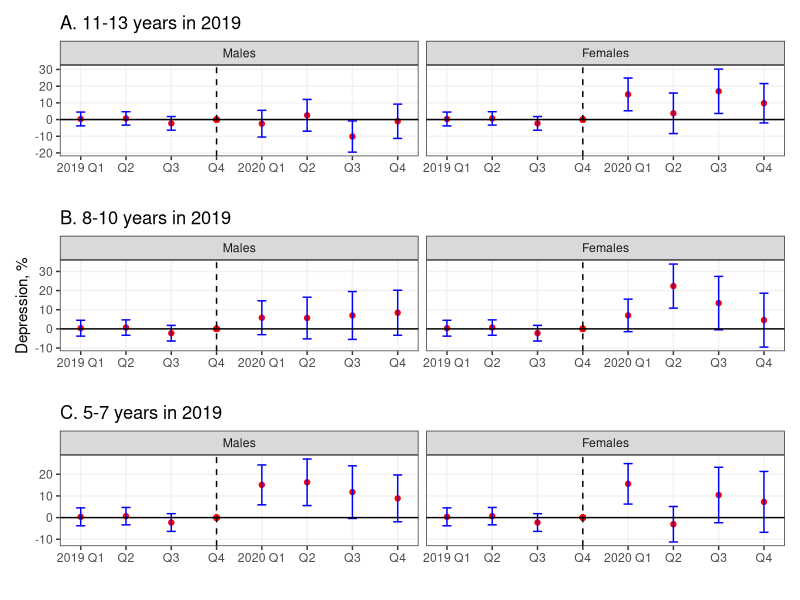
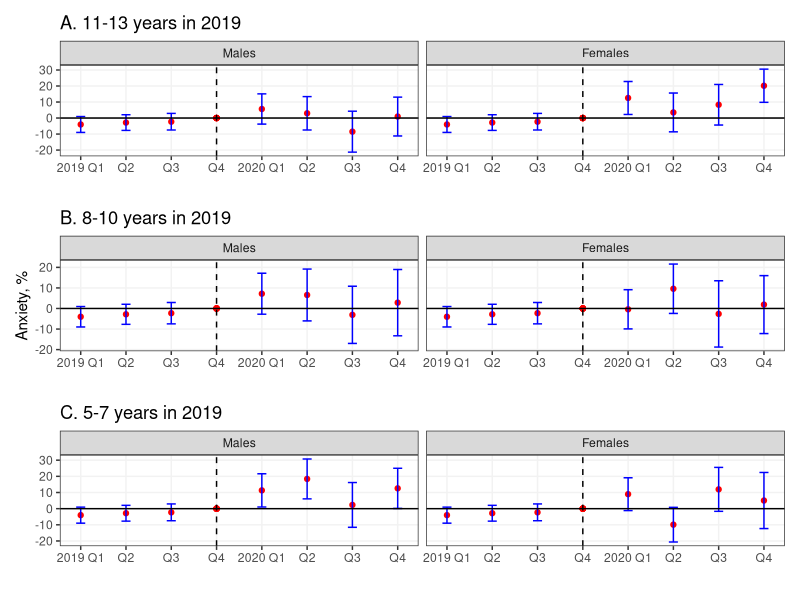
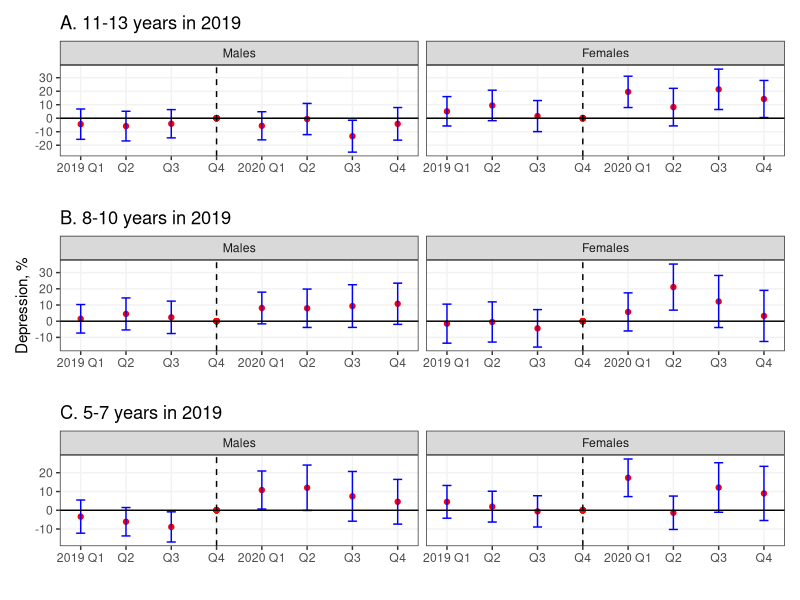
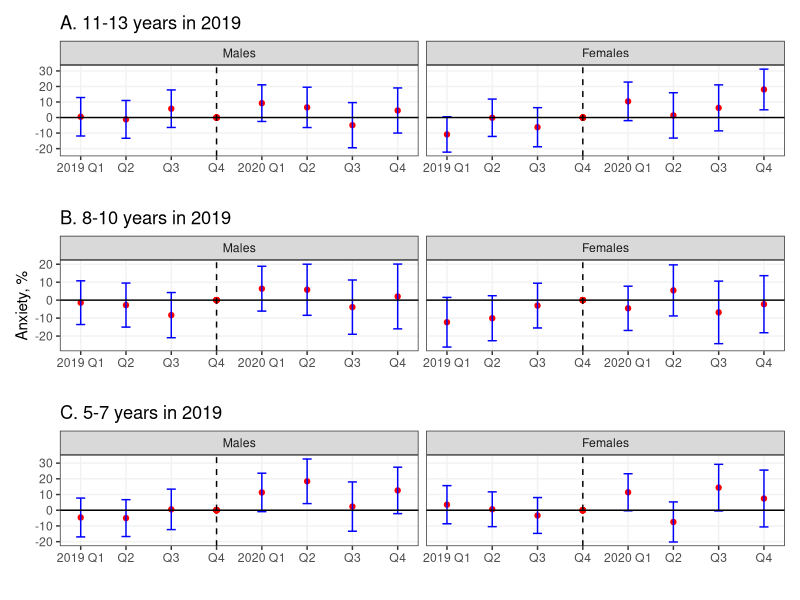
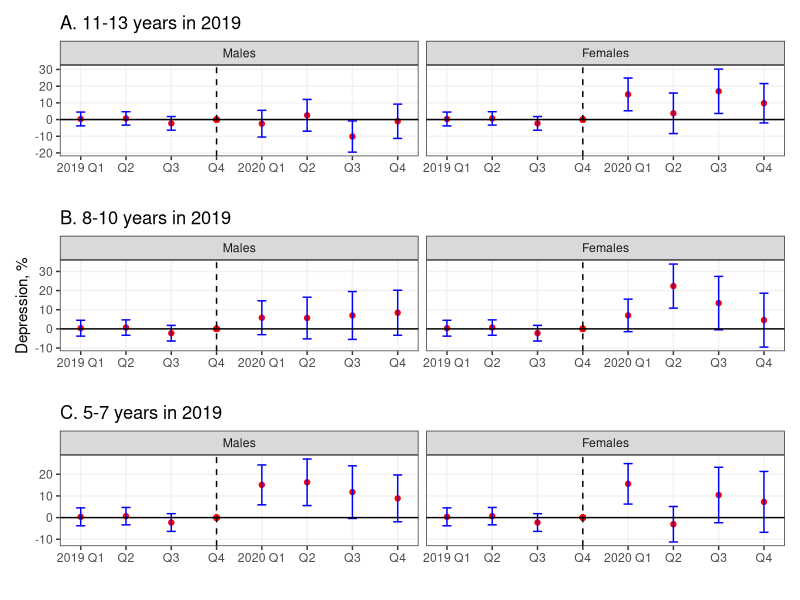
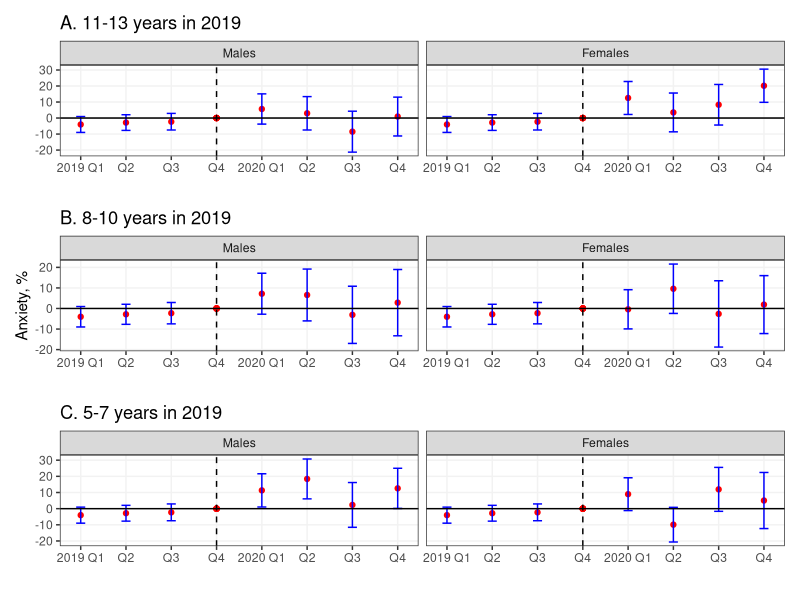
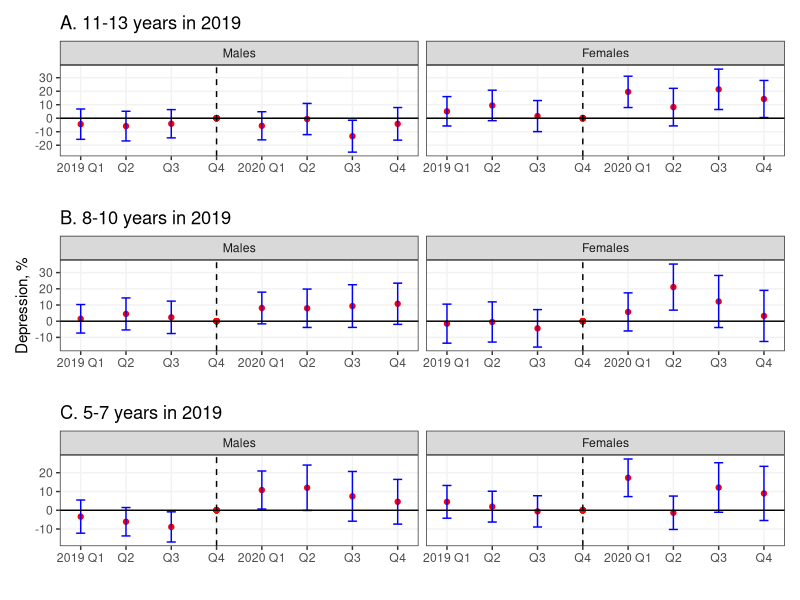
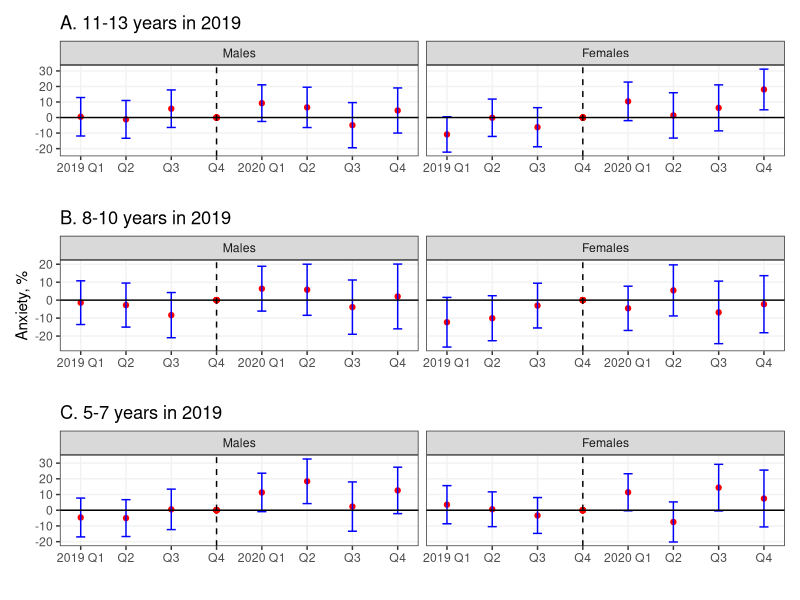

Source code (R) for these figures, in order:
# Load libraries
library(haven)
library(tidyverse)
library(survey)
library(broom)
library(patchwork)

#-------------------------------------------------------
# NHIS cleaned individual-level data
#-------------------------------------------------------

nhis_clean_indv <- read_dta("outputs/nhis_clean_indv.dta")

# Drop years after 2020
nhis_clean_indv <- nhis_clean_indv %>% filter(srvy_yr <= 2020)

#-------------------------------------------------------
# Cohort-sex dummies
#-------------------------------------------------------

# Create cohort-sex dummies
nhis_clean_indv <- nhis_clean_indv %>%
  mutate(
    c5to7in19m    = as.integer(cohort_sex == 1),     # males aged 5-7 in 2019
    c5to7in19f    = as.integer(cohort_sex == 2),     # females aged 5-7 in 2019
    c8to10in19m   = as.integer(cohort_sex == 3),     # males aged 8-10 in 2019
    c8to10in19f   = as.integer(cohort_sex == 4),     # females aged 8-10 in 2019
    c11to13in19m  = as.integer(cohort_sex == 5),     # males aged 11-13 in 2019
    c11to13in19f  = as.integer(cohort_sex == 6)      # females aged 11-13 in 2019
  )

# Store variable names
cohorts <- c(
  "c11to13in19f", "c11to13in19m", "c8to10in19f", 
  "c8to10in19m", "c5to7in19f", "c5to7in19m"
)

#-------------------------------------------------------
# Event-time dummies
#-------------------------------------------------------

# Time and event (using quarters)
nhis_clean_indv <- nhis_clean_indv %>%
  mutate(
    time = srvy_yr * 4 + intv_qrt,       # simple quarter index
    event = 2020 * 4 + 1,                # 2020Q1
    timeToTreat = time - event
  )

# Create event-time dummies
event_breaks <- -4:3   # lead4..lead1, lag0..lag3
nhis_clean_indv <- nhis_clean_indv %>%
  mutate(
    lead4 = as.integer(timeToTreat == -4),
    lead3 = as.integer(timeToTreat == -3),
    lead2 = as.integer(timeToTreat == -2),
    lead1 = as.integer(timeToTreat == -1),
    lag0  = as.integer(timeToTreat == 0),
    lag1  = as.integer(timeToTreat == 1),
    lag2  = as.integer(timeToTreat == 2),
    lag3  = as.integer(timeToTreat == 3)
  )

# Store variable names
lagvars <- c("lag0","lag1","lag2","lag3")
leadvars <- c("lead4","lead3","lead2")

#-------------------------------------------------------
# Cohort x event time interactions
#-------------------------------------------------------

# Loop over cohorts and event-time dummies to create interaction terms
for(c in cohorts){
  for(ev in c(lagvars, leadvars)){
    nhis_clean_indv[[paste0(c, "_", ev)]] <- nhis_clean_indv[[c]] * nhis_clean_indv[[ev]]
  }
}

# Store variable names
cohort_lags <- unlist(lapply(cohorts, function(c) paste0(c, "_", lagvars)))
cohort_leads <- unlist(lapply(cohorts, function(c) paste0(c, "_", leadvars)))

#-------------------------------------------------------
# Control variables
#-------------------------------------------------------

# Transform variables to factors
nhis_clean_indv <- nhis_clean_indv %>% 
  mutate(
    race = as_factor(race),
    lvledu = as_factor(lvledu),
    cntparnts = as_factor(cntparnts),
    income = as_factor(income)
  )

# Store variable names
controls <- c("race", "cntparnts", "lvledu", "income")

#-------------------------------------------------------
# Survey design
#-------------------------------------------------------

nhis_clean_indv <- nhis_clean_indv %>% 
  mutate(wtfa_c5 = wtfa_c / 5)

nhis_design <- svydesign(
  id = ~ppsu,
  strata = ~pstrat,
  weights = ~wtfa_c5,
  data = nhis_clean_indv,
  nest = TRUE
)

#-------------------------------------------------------
# Fully pooled model (common event-time effects)
#-------------------------------------------------------
# This model is not included in the paper.

# Depression
formula_fully_pooled_dep <- paste(
  "dep ~ -1 +", 
  paste(c(cohorts, c(leadvars, lagvars), controls), collapse=" + ")
)

model_fully_pooled_dep <- svyglm(as.formula(formula_fully_pooled_dep), design = nhis_design)
summary(model_fully_pooled_dep)

# Anxiety
formula_fully_pooled_anx <- paste(
  "anx ~ -1 +", 
  paste(c(cohorts, c(leadvars, lagvars), controls), collapse=" + ")
)

model_fully_pooled_anx <- svyglm(as.formula(formula_fully_pooled_anx), design = nhis_design)
summary(model_fully_pooled_anx)

#-------------------------------------------------------
# Model 1: Partially pooled model (shared leads & cohort × lag interactions)
#-------------------------------------------------------
# This model is summarized in Figure 2 and Figure 3.

# Depression
formula_partially_pooled_dep <- paste(
  "dep ~ -1 +",
  paste(c(cohorts, leadvars, cohort_lags, controls), collapse = " + ")
)

model_partially_pooled_dep <- svyglm(as.formula(formula_partially_pooled_dep), design = nhis_design)
summary(model_partially_pooled_dep)

# Anxiety
formula_partially_pooled_anx <- paste(
  "anx ~ -1 +",
  paste(c(cohorts, leadvars, cohort_lags, controls), collapse = " + ")
)

model_partially_pooled_anx <- svyglm(as.formula(formula_partially_pooled_anx), design = nhis_design)
summary(model_partially_pooled_anx)

#-------------------------------------------------------
# Model 2: Fully interacted model (cohort × lead and lag interactions)
#-------------------------------------------------------
# This model is summarized in eFigure 1 and eFigure 2 in the Appendix.

# Depression
formula_fully_interacted_dep <- paste(
  "dep ~ -1 +", 
  paste(c(cohorts, cohort_leads, cohort_lags, controls), collapse=" + ")
)

model_fully_interacted_dep <- svyglm(as.formula(formula_fully_interacted_dep), design = nhis_design)
summary(model_fully_interacted_dep)

# Anxiety
formula_fully_interacted_anx <- paste(
  "anx ~ -1 +", 
  paste(c(cohorts, cohort_leads, cohort_lags, controls), collapse=" + ")
)

model_fully_interacted_anx <- svyglm(as.formula(formula_fully_interacted_anx), design = nhis_design)
summary(model_fully_interacted_anx)

#-------------------------------------------------------
# Plot function
#-------------------------------------------------------

plot_event_study <- function(data) {
  
  ggplot(
    data,
    aes(
      x = event_time,
      y = estimate
    )
  ) +
    
    geom_point(color="red") +
    
    geom_errorbar(
      aes(ymin = conf.low, ymax = conf.high),
      width = 0.2,
      color = "blue"
    ) +
    
    geom_point(aes(x = -1, y = 0), color="red") +
    geom_hline(yintercept = 0) +
    geom_vline(xintercept = -1, linetype = "dashed") +
    
    scale_x_continuous(
      breaks = -4:3,
      labels = c(
        "2019 Q1", "Q2", "Q3", "Q4",
        "2020 Q1", "Q2", "Q3", "Q4"
      )
    ) +
    
    scale_y_continuous(breaks = seq(-100, 100, by = 10)) +
    
    facet_wrap(~ sex, ncol = 2, scales = "fixed") +
    
    labs(x = "", y = "") +
    
    theme_bw() +
    theme(
      panel.grid.minor = element_blank(),
      panel.grid.major = element_line(color = "gray95")
    )
}

three_panel_plot <- function(data, ylab){
  
  # Necessary for males to be on the left side of the plot
  data <- data %>% mutate(
    sex = factor(sex, levels = c("Males", "Females"))
  )
  
  plot1 <- data %>% 
    filter(cohort == "c11to13in19") %>% 
    plot_event_study() +
    labs(title = "A. 11-13 years in 2019")
  
  plot2 <- data %>% 
    filter(cohort == "c8to10in19") %>% 
    plot_event_study() + 
    labs(
      title = "B. 8-10 years in 2019",
      y = ylab
    )
  
  plot3 <- data %>% 
    filter(cohort == "c5to7in19") %>% 
    plot_event_study() +
    labs(
      title = "C. 5-7 years in 2019"
    )
  
  combined_plot <- plot1 / plot2 / plot3
  return(combined_plot)
}

#-------------------------------------------------------
# Figures 2 & 3: partially pooled model
#-------------------------------------------------------

# Depression --------------------
results_partially_pooled_dep <- 
  tidy(model_partially_pooled_dep, conf.int = TRUE) %>%
  mutate(
    estimate = estimate * 100,
    conf.low = conf.low * 100,
    conf.high = conf.high * 100
  )

# Shared leads (lead4, lead3, lead2) – same for all cohorts
shared_leads_dep <- results_partially_pooled_dep %>%
  filter(term %in% leadvars) %>%
  mutate(
    time_type = "lead",
    time_num = case_when(
      term == "lead4" ~ 4,
      term == "lead3" ~ 3,
      term == "lead2" ~ 2
    ),
    event_time = -time_num # negative for leads
  )

# Cohort–specific lags
results_partially_pooled_dep <- results_partially_pooled_dep %>%
  filter(term %in% cohort_lags) %>%
  mutate(
    cohort = str_extract(term, "c\\d+to\\d+in19"),
    sex = str_extract(term, "(?<=in19)[fm]") %>%
      recode(m = "Males", f = "Females"),
    time_type = "lag",
    time_num = as.integer(str_extract(term, "\\d+$")),
    event_time = time_num # positive for lags
  ); results_partially_pooled_dep

# Expand shared leads so each cohort gets a copy
shared_leads_dep_expand <- shared_leads_dep %>%
  crossing(
    cohort = c("c11to13in19", "c8to10in19", "c5to7in19"), 
    sex = c("Males", "Females")
  ) # creates all combinations

# Final event-study dataset
results_partially_pooled_dep <- bind_rows(
  results_partially_pooled_dep,
  shared_leads_dep_expand
)

# Plot event study
fig_partially_pooled_dep <- 
  three_panel_plot(results_partially_pooled_dep, "Depression, %"); fig_partially_pooled_dep
ggsave("plots/fig2_partially_pooled_dep.png", fig_partially_pooled_dep, width = 8, height = 8)

# Anxiety --------------------
results_partially_pooled_anx <- 
  tidy(model_partially_pooled_anx, conf.int = TRUE) %>%
  mutate(
    estimate = estimate * 100,
    conf.low = conf.low * 100,
    conf.high = conf.high * 100
  )

# Shared leads (lead4, lead3, lead2) – same for all cohorts
shared_leads_anx <- results_partially_pooled_anx %>%
  filter(term %in% leadvars) %>%
  mutate(
    time_type = "lead",
    time_num = case_when(
      term == "lead4" ~ 4,
      term == "lead3" ~ 3,
      term == "lead2" ~ 2
    ),
    event_time = -time_num # negative for leads
  )

# Cohort–specific lags
results_partially_pooled_anx <- results_partially_pooled_anx %>%
  filter(term %in% cohort_lags) %>%
  mutate(
    cohort = str_extract(term, "c\\d+to\\d+in19"),
    sex = str_extract(term, "(?<=in19)[fm]") %>%
      recode(m = "Males", f = "Females"),
    time_type = "lag",
    time_num = as.integer(str_extract(term, "\\d+$")),
    event_time = time_num # positive for lags
  ); results_partially_pooled_anx

# Expand shared leads so each cohort gets a copy
shared_leads_anx_expand <- shared_leads_anx %>%
  crossing(
    cohort = c("c11to13in19", "c8to10in19", "c5to7in19"), 
    sex = c("Males", "Females")
  ) # creates all combinations

# Final event-study dataset
results_partially_pooled_anx <- bind_rows(
  results_partially_pooled_anx,
  shared_leads_anx_expand
)

# Plot event study
fig_partially_pooled_anx <- 
  three_panel_plot(results_partially_pooled_anx, "Anxiety, %"); fig_partially_pooled_anx
ggsave("plots/fig3_partially_pooled_anx.png", fig_partially_pooled_anx, width = 8, height = 8)

#-------------------------------------------------------
# eFigures 1 & 2: fully interacted model
#-------------------------------------------------------

# Depression --------------------
results_fully_interacted_dep <- 
  tidy(model_fully_interacted_dep, conf.int = TRUE) %>%
  mutate(
    estimate = estimate * 100,
    conf.low = conf.low * 100,
    conf.high = conf.high * 100
  )

# Filter lead and lag coefficients
results_fully_interacted_dep <- results_fully_interacted_dep %>%
  filter(str_detect(term, "_lead") | str_detect(term, "_lag")) %>%
  mutate(
    cohort = str_extract(term, "c\\d+to\\d+in19"),
    sex = str_extract(term, "(?<=in19)[fm]") %>%
      recode(m = "Males", f = "Females"),
    time_type = if_else(str_detect(term, "lead"), "lead", "lag"),
    time_num = as.integer(str_extract(term, "\\d+$")),
    event_time = if_else(time_type == "lead", -time_num, time_num)
  ); results_fully_interacted_dep

# Plot event study
fig_fully_interacted_dep <- 
  three_panel_plot(results_fully_interacted_dep, "Depression, %"); fig_fully_interacted_dep
ggsave("plots/efig1_fully_interacted_dep.png", fig_fully_interacted_dep, width = 8, height = 8)

# Anxiety --------------------
results_fully_interacted_anx <- 
  tidy(model_fully_interacted_anx, conf.int = TRUE) %>%
  mutate(
    estimate = estimate * 100,
    conf.low = conf.low * 100,
    conf.high = conf.high * 100
  )

# Filter lead and lag coefficients
results_fully_interacted_anx <- results_fully_interacted_anx %>%
  filter(str_detect(term, "_lead") | str_detect(term, "_lag")) %>%
  mutate(
    cohort = str_extract(term, "c\\d+to\\d+in19"),
    sex = str_extract(term, "(?<=in19)[fm]") %>%
      recode(m = "Males", f = "Females"),
    time_type = if_else(str_detect(term, "lead"), "lead", "lag"),
    time_num = as.integer(str_extract(term, "\\d+$")),
    event_time = if_else(time_type == "lead", -time_num, time_num)
  ); results_fully_interacted_anx

# Plot event study
fig_fully_interacted_anx <- 
  three_panel_plot(results_fully_interacted_anx, "Anxiety, %"); fig_fully_interacted_anx
ggsave("plots/efig_fully_interacted_anx.png", fig_fully_interacted_anx, width = 8, height = 8)
